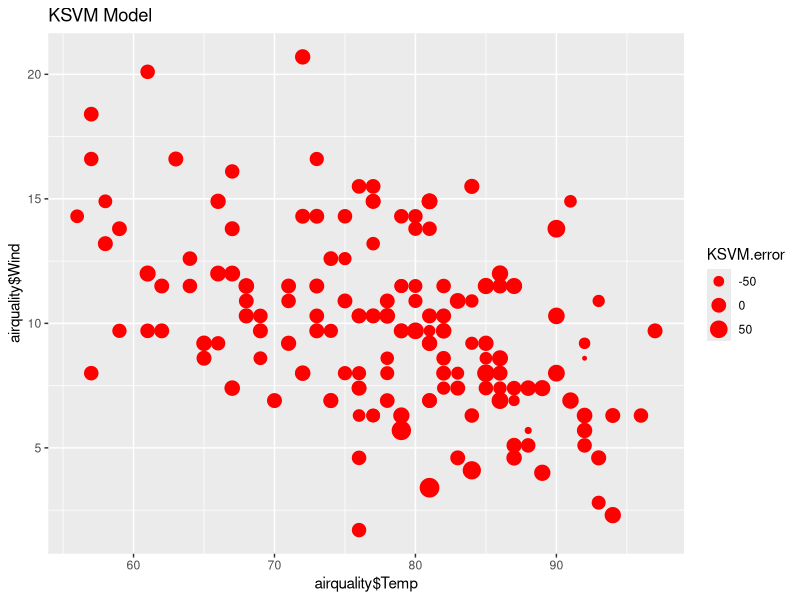
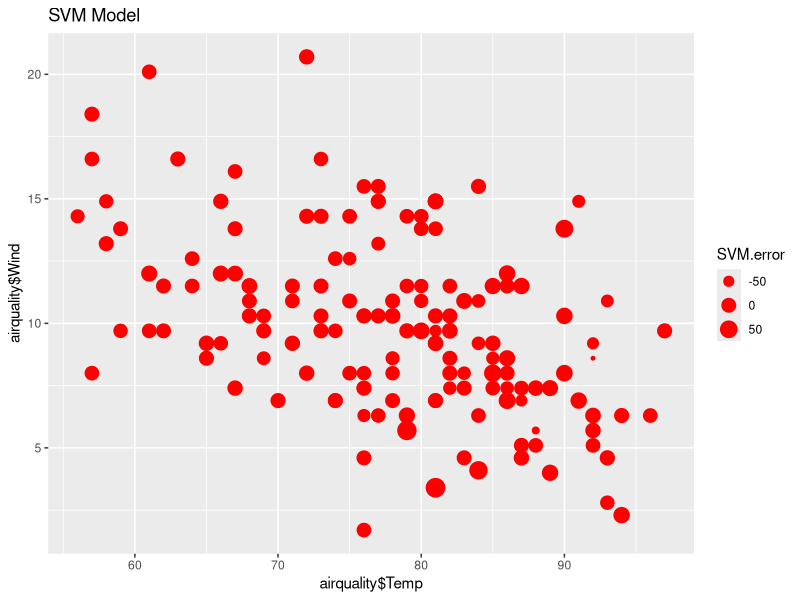
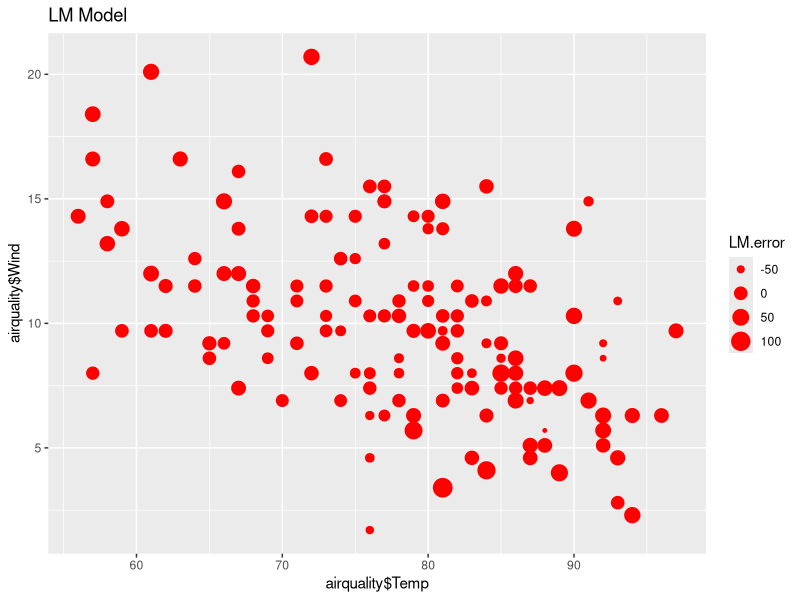
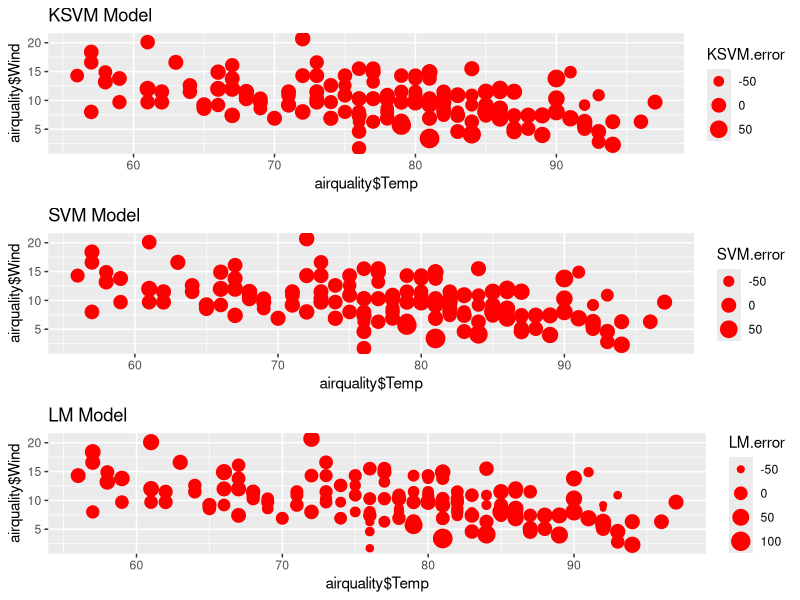
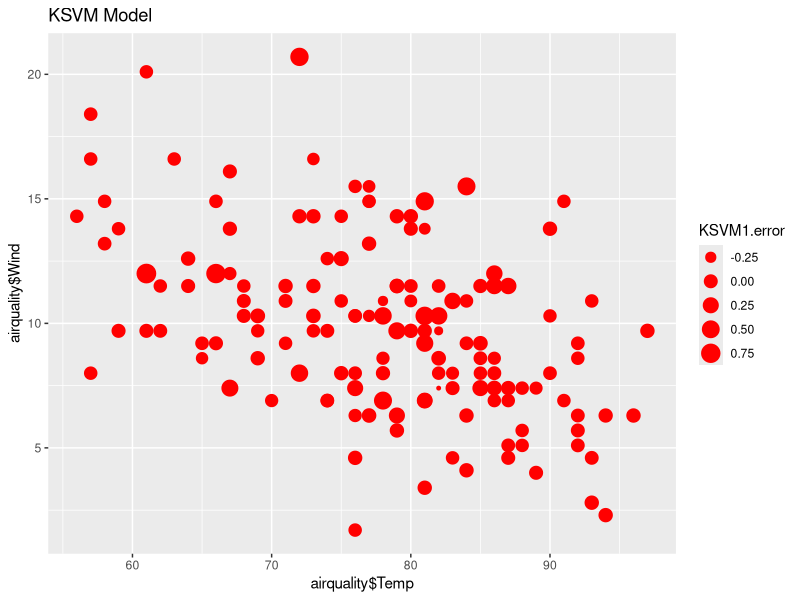
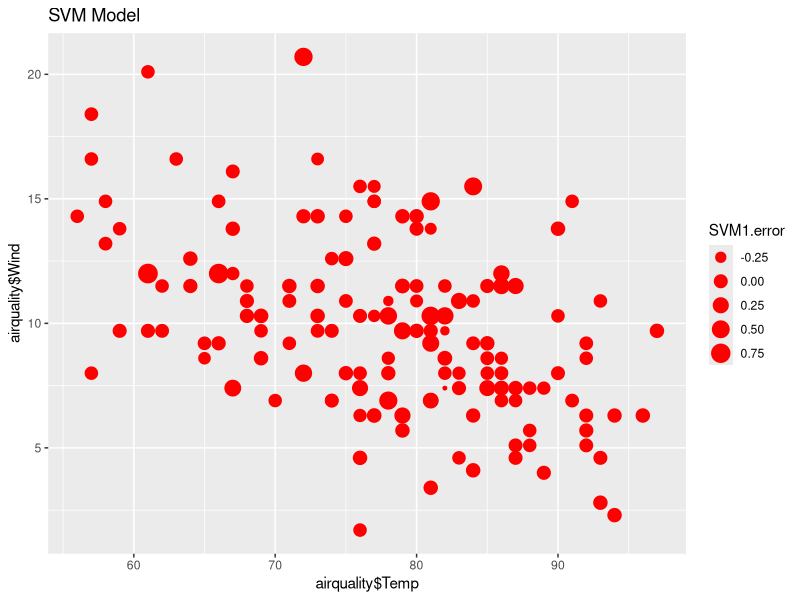
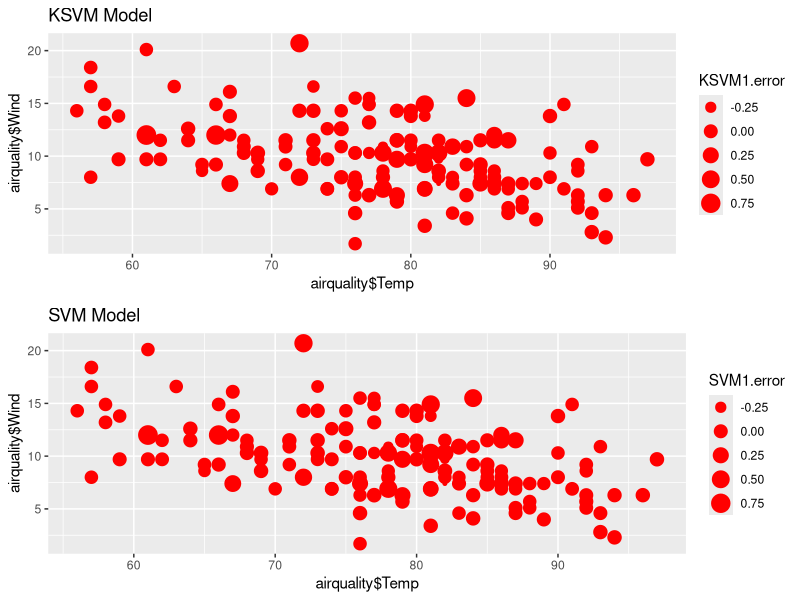

Here is the R script that generated these plots, in order:
library("kernlab")
library("ggplot2")
library(e1071)
library(gridExtra)

airquality

#removs na's
airquality <- airquality
airquality[is.na(airquality)] <- 0
airquality

#create train and test dataset
sample	<- sample(1:nrow(airquality))
head(sample)
nr<- nrow(airquality)

split	<- floor(2*nr/3)
split

trainAirquality <-airquality[sample[1:split],]
testAirquality <-airquality[sample[(split+1):nr],]
trainAirquality
testAirquality

#: Build a Model using KSVM and visualize the results

#Building the model
predictOzone <- function(a, airquality){
  predictedOzone <- predict(a, airquality)
  results1 <- table(predictedOzone, airquality$Ozone)
  print(results1)
  percentCorrect1 <- (results1[1,1]+results1[2,2])/(results1[1,1]+results1[1,2]+results1[2,1]+results1[2,2])*100
  round(percentCorrect1)  
  return(percentCorrect1)
}

KSVM <- ksvm(Ozone ~ ., data = airquality)
predictOzone(KSVM, airquality)


root_square <- function(error)
{
  sqrt(mean(error^2))
}

KSVM.first <- predict(KSVM, airquality)
KSVM.error <- (airquality$Ozone - KSVM.first)
root_square(KSVM.error)

#new Air quality dataset
NewAirquality <- data.frame(airquality$Wind,airquality$Temp,KSVM.error)

#stating columns
colnames(NewAirquality) <- c("Wind","Temp","Error")

#plotting KSVM.error
plotAq <- ggplot(data = NewAirquality,aes(x=airquality$Temp,y=airquality$Wind)) + geom_point(aes(size=KSVM.error), color = "red") + ggtitle("KSVM Model")
plotAq

#compute models and plot using e1071 package

SVM <- svm(Ozone ~ ., data = airquality)
predictOzone(SVM, airquality)

SVM.first <- predict(SVM, airquality)
SVM.error <- (airquality$Ozone - SVM.first)
root_square(SVM.error)

#new data fram for SVm.error

NewAirquality1 <- data.frame(airquality$Wind,airquality$Temp,SVM.error)
colnames(NewAirquality1) <- c("Wind","Temp","Error")
plotAq1 <- ggplot(data = NewAirquality1,aes(x=airquality$Temp,y=airquality$Wind)) + geom_point(aes(size=SVM.error), color = "red") + ggtitle("SVM Model")
plotAq1

#lm Model
LM <- lm(Ozone ~., data=airquality)

LM.first <- predict(LM, airquality)
LM.error <- (airquality$Ozone - LM.first)
root_square(LM.error)

NewAirqualit2 <- data.frame(airquality$Wind,airquality$Temp,LM.error)
colnames(NewAirqualit2) <- c("Wind","Temp","Error")
plotAq2 <- ggplot(data = NewAirqualit2,aes(x=airquality$Temp,y=airquality$Wind)) + geom_point(aes(size=LM.error), color = "red") + ggtitle("LM Model")
plotAq2

#using the grid.arrange function to show all plots in one window
grid.arrange(plotAq,plotAq1, plotAq2, ncol = 1)

#Create a goodOzone variable 

goodOzone <-c()
for (i in 1:153) {
  if (airquality$Ozone[i] < mean(airquality$Ozone)){
    goodOzone<-append(goodOzone,0)
  }
  else goodOzone<-append(goodOzone,1)
}

#adding the column in the dataframe
airquality<-data.frame(airquality,goodOzone)

#See if we can do a better job predicting good and bad days


predictGoodozone <- function(m, airquality){
  predictedGoodozone <- predict(m, airquality)
  results1 <- table(predictedGoodozone, airquality$goodOzone)
  print(results1)
  percentCorrect1 <- (results1[1,1]+results1[2,2])/(results1[1,1]+results1[1,2]+results1[2,1]+results1[2,2])*100
  round(percentCorrect1)  
  return(percentCorrect1)
}

#KSVM model for goodOzone
KSVM1 <- ksvm(goodOzone ~ ., data = airquality)
predictGoodozone(KSVM1, airquality)


root_square1 <- function(error)
{
  sqrt(mean(error^2))
}

KSVM1.first <- predict(KSVM1, airquality)
KSVM1.error <- (airquality$goodOzone - KSVM1.first)
root_square1(KSVM1.error)


NewAirquality1 <- data.frame(airquality$Wind,airquality$Temp,KSVM1.error)
colnames(NewAirquality1) <- c("Wind","Temp","Error")
plotAq11 <- ggplot(data = NewAirquality1,aes(x=airquality$Temp,y=airquality$Wind)) + geom_point(aes(size=KSVM1.error), color = "red") + ggtitle("KSVM Model")
plotAq11

#SVM model for goodOzone
SVM1 <- svm(goodOzone ~ ., data = airquality)
predictGoodozone(SVM1, airquality)

SVM1.first <- predict(SVM1, airquality)
SVM1.error <- (airquality$goodOzone - SVM1.first)
root_square1(SVM1.error)

NewAirquality12 <- data.frame(airquality$Wind,airquality$Temp,SVM1.error)
colnames(NewAirquality12) <- c("Wind","Temp","Error")
plotAq12 <- ggplot(data = NewAirquality12,aes(x=airquality$Temp,y=airquality$Wind)) + geom_point(aes(size=SVM1.error), color = "red") + ggtitle("SVM Model")
plotAq12


grid.arrange(plotAq11,plotAq12, ncol = 1)

#Step 6: best Models for this data? 

#the KSVM is the better fit compared to other models.
